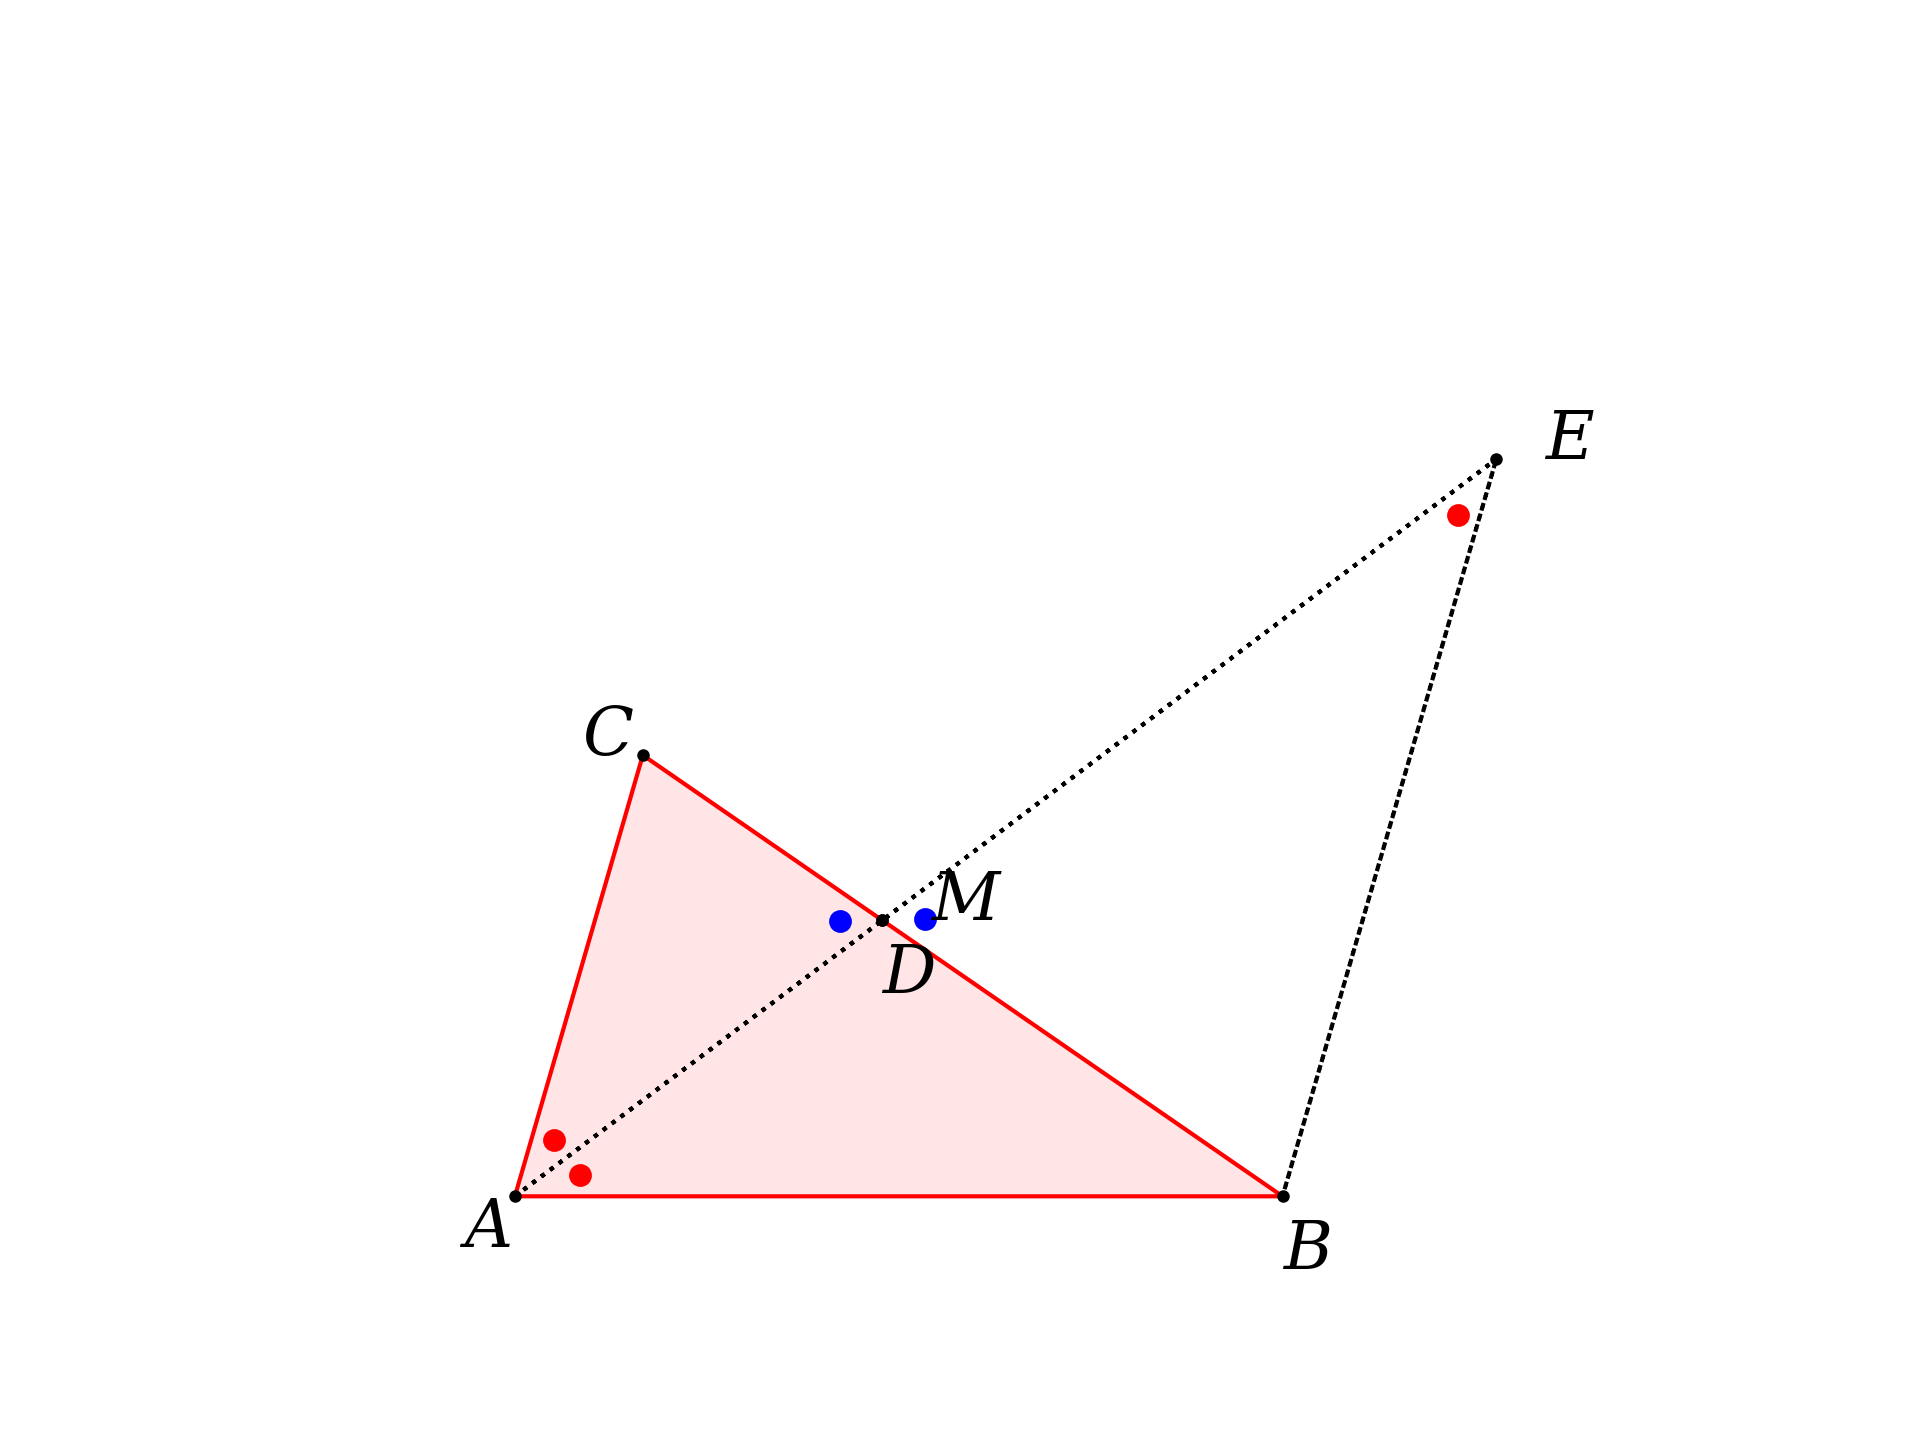

Write the Python code that produced this figure.
import path
import matplotlib.pyplot as plt
import numpy as np
import geometry as geo

fig, ax = geo.init()
ax.set(xlim=(-10,120), ylim=(-10,120))

pL = geo.get_standard_triangle()
A,B,C = pL
C = geo.nudge(C,'S',20)

geo.fill_polygon(ax,[A,B,C])
geo.outline_polygon(ax,[A,B,C],ec='red')

# draw a line parallel to AC but through D
# to meet bisector of A

M = geo.bisect_angle_Euclid(A,[B,C])
print(M)

m = geo.get_slope_for_two_points([A,C])
tmp = geo.Point(B.x + 10,B.y + 10*m)

D = geo.get_intersection_for_two_lines([A,M],[B,C])
E = geo.get_intersection_for_two_lines([A,M],[B,tmp])

geo.draw_line_segments(ax,[[B,E],[A,E]],ls=':')

geo.label_points([('A',A,'SW',6),
                  ('B',B,'S',6),
                  ('C',C,'W',5),
                  ('D',D,'S',6),
                  ('E',E,'E',4),
                  ('M',M,'E',4),
                  ])

geo.scatter_points(ax,[A,B,C,D,E,M],s=4)

geo.mark_angles(ax,
    [[C,A,M],[M,A,B],[B,E,D]],c='r',d=8)
geo.mark_angles(ax,
    [[A,D,C],[E,D,B]],c='b',d=5)

# ----------------------------------------

plt.gca().set_axis_off()
ofn = '/Users/telliott/Desktop/bisector1.png'
plt.savefig(ofn, dpi=300)





